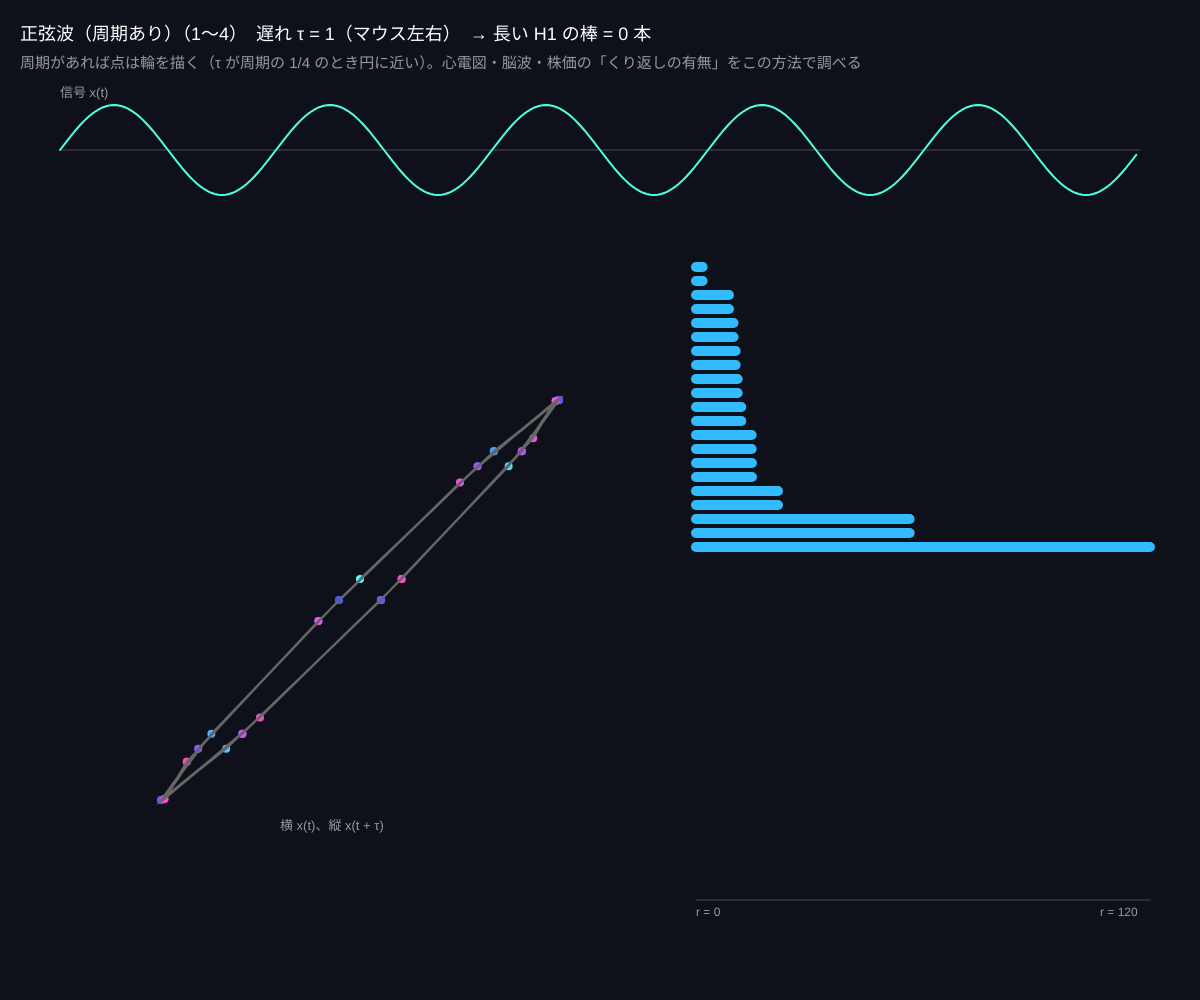
Frame 1 (no input)
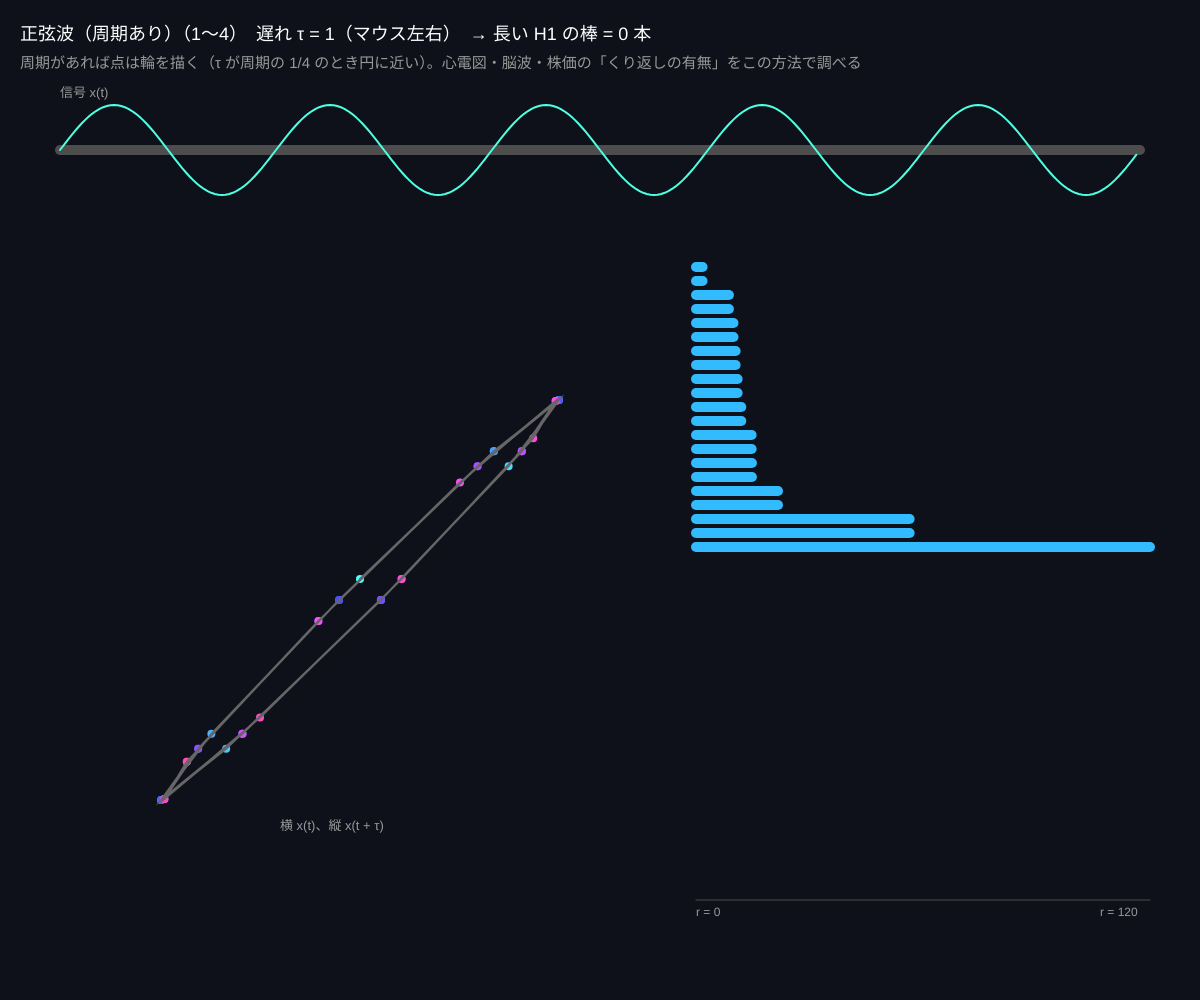
Frame 60 (no input)
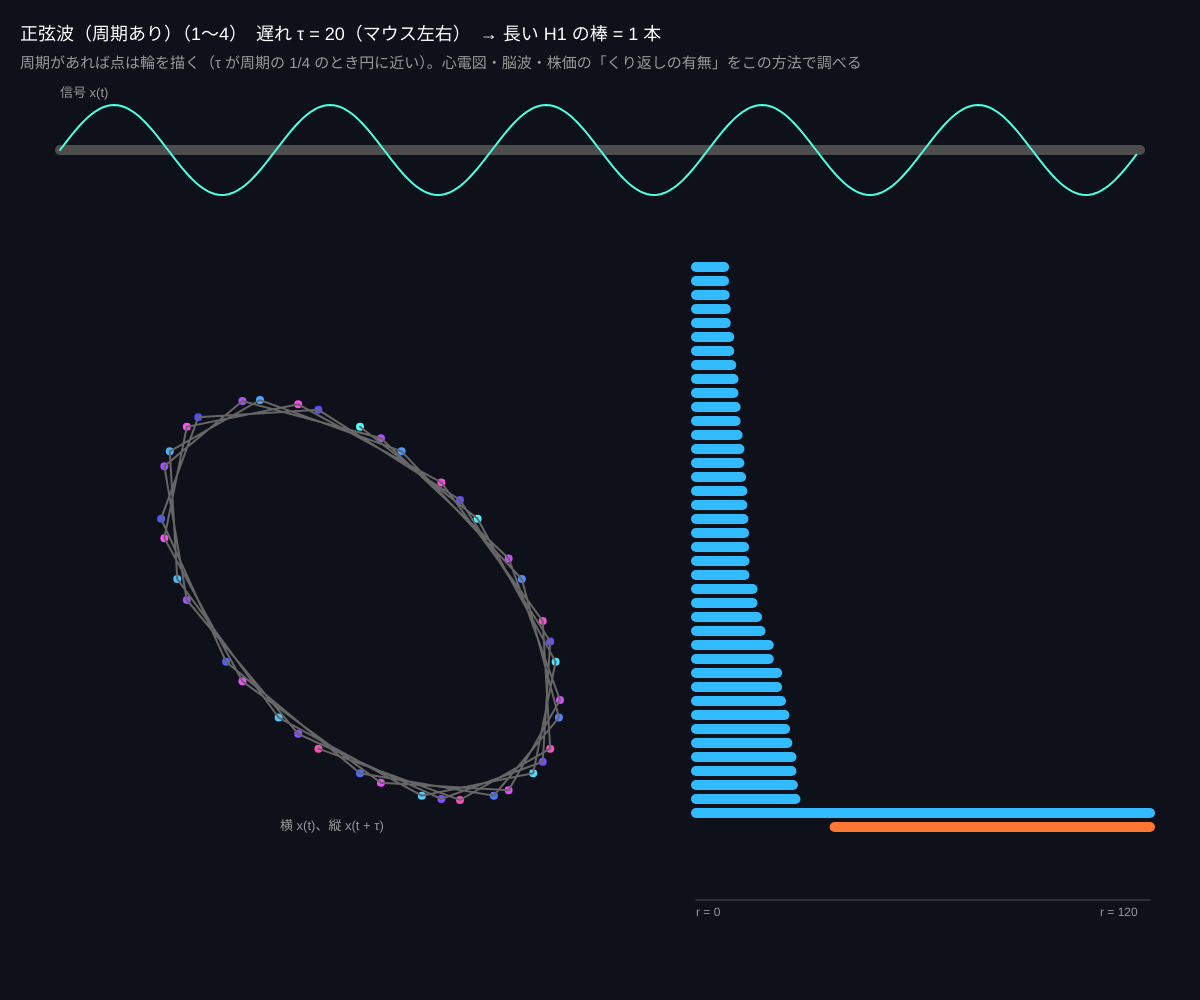
Frame 120 (the mouse pressed at the canvas centre since frame 60)

The p5.js sketch that drew these frames (run headless with seeded random() and noise() and a simulated clock; from frame 60 on, the mouse is pressed at the canvas centre):

// p5.js sketch
// ── sketch.js
// ============================================
// 08 時系列の形（周期があると輪になる）
// 信号 x(t) を、(x(t), x(t+τ)) の点に変換する（遅延埋め込み）
// 周期的な信号 → 点が輪を描く → H1 の長い棒。ノイズやカオス → 輪にならない
// 1 = 正弦波 / 2 = 2 つの周期 / 3 = カオス（ロジスティック） / 4 = ノイズ / マウス左右 = 遅れ τ
// ============================================

let kind = 1;
let signal = [];
let pts = [];
let bars = [];
let tau = 10;
let maxR = 120;
let names = ['', '正弦波（周期あり）', '2 つの周期の和', 'カオス（ロジスティック写像）', 'ノイズ'];

function setup() {
  createCanvas(windowWidth, windowHeight);
  colorMode(HSB, 360, 100, 100, 100);
  makeSignal();
}

function makeSignal() {
  signal = [];
  let x = 0.3;
  for (let i = 0; i < 300; i++) {
    let t = i / 300;
    if (kind === 1) signal.push(sin(TWO_PI * 5 * t));
    else if (kind === 2) signal.push(0.6 * sin(TWO_PI * 5 * t) + 0.4 * sin(TWO_PI * 11 * t));
    else if (kind === 3) { x = 3.9 * x * (1 - x); signal.push(x * 2 - 1); }
    else signal.push(random(-1, 1));
  }
  embed();
}

// ★ 遅延埋め込み：(x(t), x(t+τ)) を点にする（40 点だけ使う）
function embed() {
  pts = [];
  let cx = width * 0.3, cy = height * 0.6, S = min(width, height) * 0.2;
  for (let i = 0; i < 40; i++) {
    let t = floor(map(i, 0, 40, 0, signal.length - tau - 1));
    pts.push({ x: cx + signal[t] * S, y: cy - signal[t + tau] * S });
  }
  bars = persistence(pts, maxR);
}

function draw() {
  background(230, 40, 10);
  let nt = floor(map(mouseX, 0, width, 1, 40, true));
  if (nt !== tau) { tau = nt; embed(); }

  // 上：信号
  let left = 60, right = width - 60, mid = 150, h = 45;
  stroke(0, 0, 30);
  line(left, mid, right, mid);
  noFill();
  stroke(170, 70, 100);
  strokeWeight(2);
  beginShape();
  for (let i = 0; i < signal.length; i++) vertex(map(i, 0, signal.length, left, right), mid - signal[i] * h);
  endShape();
  noStroke();
  fill(0, 0, 60);
  textSize(13);
  text('信号 x(t)', left, mid - h - 8);

  // 左下：埋め込んだ点群
  noStroke();
  for (let i = 0; i < pts.length; i++) {
    fill(map(i, 0, 40, 180, 330), 70, 100);
    circle(pts[i].x, pts[i].y, 8);
  }
  stroke(0, 0, 40);
  noFill();
  beginShape();
  for (let p of pts) vertex(p.x, p.y);
  endShape();
  noStroke();
  fill(0, 0, 60);
  textSize(13);
  text('横 x(t)、縦 x(t + τ)', width * 0.3 - 80, height * 0.6 + min(width, height) * 0.2 + 30);

  // 右下：バーコード
  let bx = width * 0.58, bw = width - bx - 50;
  drawBarcode(bars, bx, 260, bw, height - 360, maxR);
  let holes = bars.filter((b) => b.dim === 1 && (b.death === Infinity ? maxR : b.death) - b.birth > maxR * 0.2).length;

  fill(0, 0, 100);
  textSize(18);
  text(names[kind] + '（1〜4）　遅れ τ = ' + tau + '（マウス左右）　→ 長い H1 の棒 = ' + holes + ' 本', 20, 40);
  fill(0, 0, 60);
  textSize(15);
  text('周期があれば点は輪を描く（τ が周期の 1/4 のとき円に近い）。心電図・脳波・株価の「くり返しの有無」をこの方法で調べる', 20, 68);
}

function keyPressed() { if (key >= '1' && key <= '4') { kind = int(key); makeSignal(); } }
function mousePressed() { makeSignal(); }

// ---------- やってみよう ----------
// 1. 正弦波で τ を動かす。輪がいちばん丸くなる τ は？（周期 60 サンプルの 1/4 = 15）
// 2. 2 つの周期だと、輪が「ねじれた」形になり H1 が複雑に
// 3. カオスでも点は「決まった形」の上に乗る（シリーズ4のアトラクター）。ノイズとどう違う？



// ==================================================
// ここから下は「TDA の道具」です（リップス複体とパーシステント・ホモロジーの計算）
// （中身は読まなくても OK。消さないでね）
// ==================================================

// 2 点の距離（z があれば 3 次元）
function ptDist(a, b) {
  let dx = a.x - b.x, dy = a.y - b.y, dz = (a.z || 0) - (b.z || 0);
  return Math.sqrt(dx * dx + dy * dy + dz * dz);
}

// リップス複体：半径 r（直径 2r）以内の点どうしをつなぐ
//   返り値 { edges: [[i, j, 長さ]], triangles: [[i, j, k, 長さ]] }
function ripsComplex(pts, r) {
  let edges = [], triangles = [];
  let n = pts.length;
  let near = [];
  for (let i = 0; i < n; i++) near.push([]);
  for (let i = 0; i < n; i++) {
    for (let j = i + 1; j < n; j++) {
      let d = ptDist(pts[i], pts[j]);
      if (d <= 2 * r) {
        edges.push([i, j, d]);
        near[i].push(j);
      }
    }
  }
  for (let i = 0; i < n; i++) {
    for (let j of near[i]) {
      for (let k of near[j]) {
        if (near[i].includes(k)) {
          let d = Math.max(ptDist(pts[i], pts[j]), ptDist(pts[j], pts[k]), ptDist(pts[i], pts[k]));
          triangles.push([i, j, k, d]);
        }
      }
    }
  }
  return { edges, triangles };
}

// パーシステント・ホモロジー（Z2 係数、列簡約）
//   返り値：バーの配列 [{ dim: 0 か 1, birth, death }]（death は半径 r の値、無限なら Infinity）
//   maxR：この半径まで計算（大きいほど重い）
function persistence(pts, maxR) {
  let n = pts.length;
  let { edges, triangles } = ripsComplex(pts, maxR);
  // 単体のリスト：頂点（誕生 0）、辺（長さ/2）、三角形（最長辺/2）
  let simplices = [];
  for (let i = 0; i < n; i++) simplices.push({ dim: 0, v: [i], birth: 0 });
  for (let [i, j, d] of edges) simplices.push({ dim: 1, v: [i, j], birth: d / 2 });
  for (let [i, j, k, d] of triangles) simplices.push({ dim: 2, v: [i, j, k], birth: d / 2 });
  simplices.sort((a, b) => a.birth - b.birth || a.dim - b.dim);
  let index = {};
  simplices.forEach((s, i) => (index[s.v.join(',')] = i));

  // 境界行列の列（Z2 なので「含まれる行の番号」の配列で表す）
  let columns = simplices.map((s) => {
    if (s.dim === 0) return [];
    if (s.dim === 1) return [index[String(s.v[0])], index[String(s.v[1])]].sort((a, b) => a - b);
    let [i, j, k] = s.v;
    return [index[[i, j].join(',')], index[[j, k].join(',')], index[[i, k].join(',')]].sort((a, b) => a - b);
  });

  // 列簡約：同じ「いちばん下の 1」を持つ列があれば足し合わせる（XOR）
  let pivotOf = {}; // 行番号 → その行をピボットに持つ列
  let killed = new Array(simplices.length).fill(false);
  let bars = [];
  for (let j = 0; j < columns.length; j++) {
    let col = columns[j];
    while (col.length && pivotOf[col[col.length - 1]] !== undefined) {
      col = xorSorted(col, columns[pivotOf[col[col.length - 1]]]);
    }
    columns[j] = col;
    if (col.length) {
      let low = col[col.length - 1];
      pivotOf[low] = j;
      killed[low] = true;
      let birth = simplices[low].birth, death = simplices[j].birth;
      if (death > birth + 1e-9) bars.push({ dim: simplices[low].dim, birth, death });
    }
  }
  // 誰にも殺されなかった「生む」単体 → 無限に生きるバー
  for (let i = 0; i < simplices.length; i++) {
    if (!columns[i].length && !killed[i] && simplices[i].dim < 2) bars.push({ dim: simplices[i].dim, birth: simplices[i].birth, death: Infinity });
  }
  return bars;
}

// ソート済み配列の対称差（Z2 の足し算）
function xorSorted(a, b) {
  let out = [], i = 0, j = 0;
  while (i < a.length || j < b.length) {
    if (j >= b.length || (i < a.length && a[i] < b[j])) out.push(a[i++]);
    else if (i >= a.length || b[j] < a[i]) out.push(b[j++]);
    else { i++; j++; }
  }
  return out;
}

// 半径 r のときのベッチ数 [β0, β1]（バーの中で r をまたぐものを数える）
function bettiAt(bars, r) {
  let b = [0, 0];
  for (let bar of bars) if (bar.birth <= r && r < bar.death) b[bar.dim]++;
  return b;
}

// バーコードを描く（x, y, w, h の枠に、半径 0〜maxR）
function drawBarcode(bars, x, y, w, h, maxR, currentR) {
  let sorted = bars.filter((b) => b.death - b.birth > maxR * 0.01 || b.death === Infinity).sort((a, b) => a.dim - b.dim || a.birth - b.birth);
  let rowH = Math.min(14, h / Math.max(sorted.length, 1));
  stroke(0, 0, 30);
  strokeWeight(1);
  line(x, y + h, x + w, y + h);
  for (let i = 0; i < sorted.length; i++) {
    let b = sorted[i];
    let x1 = x + (b.birth / maxR) * w, x2 = x + (Math.min(b.death, maxR) / maxR) * w;
    stroke(b.dim === 0 ? 200 : 20, 80, 100);
    strokeWeight(Math.max(2, rowH - 4));
    line(x1, y + i * rowH + rowH / 2, x2, y + i * rowH + rowH / 2);
  }
  if (currentR !== undefined) {
    stroke(45, 90, 100);
    strokeWeight(2);
    line(x + (currentR / maxR) * w, y, x + (currentR / maxR) * w, y + h);
  }
  noStroke();
  fill(0, 0, 60);
  textSize(12);
  text('r = 0', x, y + h + 16);
  text('r = ' + nf(maxR, 1, 0), x + w - 50, y + h + 16);
}
